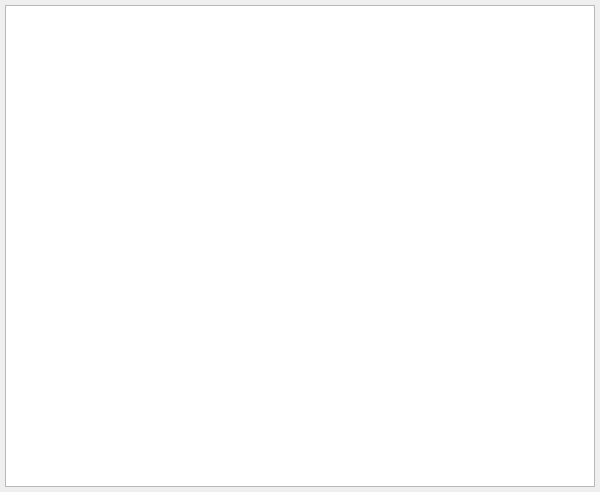
<?xml version="1.0" encoding="UTF-8"?>
<ui version="4.0">
 <class>BcCuentasAnualesBase</class>
 <widget class="QWidget" name="BcCuentasAnualesBase">
  <property name="geometry">
   <rect>
    <x>0</x>
    <y>0</y>
    <width>600</width>
    <height>492</height>
   </rect>
  </property>
  <property name="windowTitle">
   <string>Cuentas Anuales</string>
  </property>
  <property name="windowIcon">
   <iconset resource="../../../bulmages.qrc">
    <normaloff>:/BulmaCont32x32/images/png/i_estadisticas.xpm</normaloff>:/BulmaCont32x32/images/png/i_estadisticas.xpm</iconset>
  </property>
  <layout class="QVBoxLayout">
   <property name="spacing">
    <number>5</number>
   </property>
   <property name="margin">
    <number>5</number>
   </property>
   <item>
    <widget class="QTableWidget" name="mui_listado">
     <property name="editTriggers">
      <set>QAbstractItemView::NoEditTriggers</set>
     </property>
     <property name="selectionMode">
      <enum>QAbstractItemView::SingleSelection</enum>
     </property>
     <property name="selectionBehavior">
      <enum>QAbstractItemView::SelectRows</enum>
     </property>
    </widget>
   </item>
  </layout>
 </widget>
 <layoutdefault spacing="6" margin="11"/>
 <resources>
  <include location="../../../bulmages.qrc"/>
  <include location="../../bulmages.qrc"/>
 </resources>
 <connections/>
</ui>
